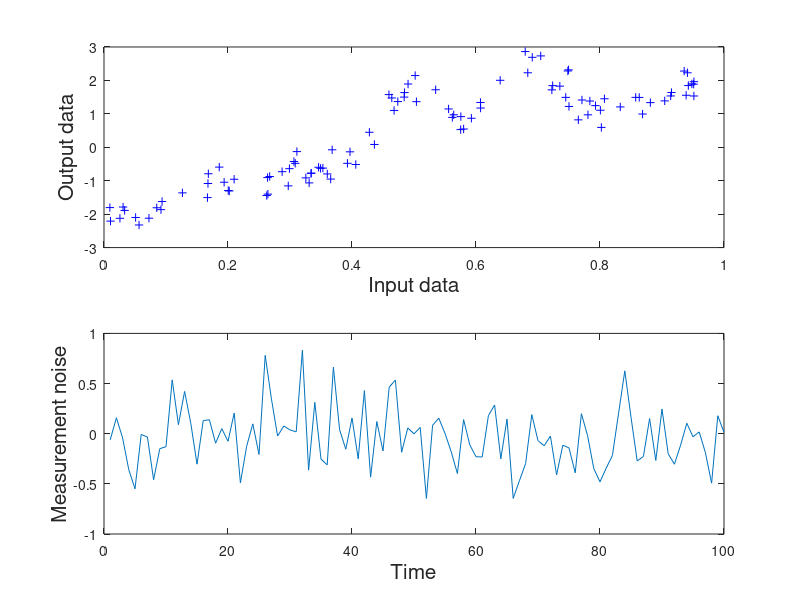

Write MATLAB code to recreate this figure. (Note: this script raises an error after producing the figure.)
% PURPOSE : To approximate a noisy nolinear function with RBFs, where the number
%           of parameters and parameter values are estimated via reversible jump
%           Markov Chain Monte Carlo (MCMC) simulated annealing.
             
% AUTHOR  : Nando de Freitas - Thanks for the acknowledgement :-)
% DATE    : 21-05-99

clear;
echo off;

% INITIALISATION AND PARAMETERS:
% =============================
N = 100                       % Number of time steps.
t = 1:1:N;                    % Time.
chainLength = 500;            % Length of the Markov chain simulation.
burnIn = 100;                 % Burn In period. To allow for convergence.
bFunction = 'rjGaussian'      % Type of basis function.
par.doPlot = 0;               % 1 plot. 0 don't plot.
par.a = 2;                    % Hyperparameter for delta.  
par.b = 10;                   % Hyperparameter for delta.
par.e1 = 0.0001;              % Hyperparameter for nabla.    
par.e2 = 0.0001;              % Hyperparameter for nabla.   
par.v = 0;                    % Hyperparameter for sigma    
par.gamma = 0;                % Hyperparameter for sigma. 
par.kMax = 50;                % Maximum number of basis.
par.arbC = 0.2;               % Constant to choose moves.
par.merge = .1;               % Split-Merge parameter.
par.Lambda = .5;              % Hybrid Metropolis decision parameter.
par.sRW = .001;               % Variance of noise in the random walk.
par.Ta = 1;                   % Cooling parameter (~Initial temperature).
par.Tf = 1e-1;                % Cooling parameter (Final temperature). 
par.criterion = 2;            % 1-AIC  2-MDL
par.walkPer = 0.1             % Percentange of random walk interval. 

% GENERATE THE DATA:
% =================
noiseVar = 0.1;                       % Noise variance.
x = 4*rand(N,1)-2;                    % Input train data - uniform in [-2,2].
u = randn(N,1);
noise = sqrt(noiseVar)*u;             % Measurement noise
varianceN=var(noise);
y = x + 2*exp(-16*(x.^(2))) + 2*exp(-16*((x-.7).^(2)))   + noise;  % Output data.
x=(x+2)/4;                            % Rescaling to [0,1].
ynn = y-noise;
xv = 4*rand(N,1)-2;                    % Input test data - uniform in [-2,2].
uv = randn(N,1);
noisev = sqrt(noiseVar)*uv;   
yv = xv + 2*exp(-16*(xv.^(2))) + 2*exp(-16*((xv-.7).^(2)))   + noisev;  % Output test data.
xv=(xv+2)/4;               
yvnn = yv-noisev;
thevar=var(noise)
thevarv=var(noisev)

figure(1)
subplot(211)
plot(x,y,'b+');
ylabel('Output data','fontsize',15);
xlabel('Input data','fontsize',15);
%axis([0 1 -3 3]);
subplot(212)
plot(noise)
ylabel('Measurement noise','fontsize',15);
xlabel('Time','fontsize',15);

fprintf('\n')
fprintf('Press a key to continue')
fprintf('\n')
pause;

% PERFORM REVERSE JUMP MCMC WITH RADIAL BASIS:
% ===========================================
[k,mu,alpha,yp,ypv,post] = rjsann(x,y,chainLength,N,bFunction,par,xv,yv);

% COMPUTE CENTROID, MAP AND VARIANCE ESTIMATES:
% ============================================
[l,m]=size(mu{1});
[Nv,d]=size(xv);
l=chainLength-burnIn;

% FIND POSTERIOR MAXIMUM:
% ======================
[maxPos,j]=find(post(2:chainLength)==max(post(2:chainLength)))

% CONVERT YP AND YPV TO 2D VECTORS:
% ================================
ypred = zeros(N,l+1);
ypredv = zeros(Nv,l+1);
for i=1:N;
  ypred(i,:) = yp(i,1,burnIn:chainLength);
end;
for i=1:Nv;
  ypredv(i,:) = ypv(i,1,burnIn:chainLength);
end;

% COMPUTE THE TRAIN AND TEST SET ERRORS: (Percentage of unexplained variance)
% =====================================
Error=zeros(chainLength,1);
for i=1:chainLength,
%  Error(i) = inv(N) * trace((y-yp(:,:,i))'*(y-yp(:,:,i)));
  Error(i) = (y-yp(:,:,i))'*(y-yp(:,:,i))*inv((y-mean(y)*ones(size(y)))'*(y-mean(y)*ones(size(y))));
end;
Errorv=zeros(chainLength,1);
for i=1:chainLength,
%  Errorv(i) = inv(N) * trace((yv-ypv(:,:,i))'*(yv-ypv(:,:,i)));
  Errorv(i) = (yv-ypv(:,:,i))'*(yv-ypv(:,:,i))*inv((yv-mean(yv)*ones(size(yv)))'*(yv-mean(yv)*ones(size(yv))));
end;

% COMPUTE ERROR AT THE MAX OF THE POSTERIOR:
% =========================================
errorMin=Error(maxPos)
errorMinv=Errorv(maxPos)
mostProbableModel=k(maxPos)

% PLOT RESULTS:
% ============
figure(1)
clf;
[xv,i]=sort(xv);
yvnn=yvnn(i);
ypredv=ypredv(i);
yv=yv(i);
[x,i]=sort(x);
ynn=ynn(i);
ypred=ypred(i);
y=y(i);
clf;
subplot(211)
plot(x,ynn,'m--',x,y,'b+',x,ypred,'r')
ylabel('Train output','fontsize',15)
xlabel('Train input','fontsize',15)
legend('True function','Test data','Test data prediction');
subplot(212)
plot(xv,yvnn,'m--',xv,yv,'b+',xv,ypredv,'r')
ylabel('Test output','fontsize',15)
xlabel('Test input','fontsize',15)

figure(2)
clf
N=chainLength;
subplot(411)
plot(Error(1:N))
ylabel('Train error','fontsize',15)
%axis([0 chainLength 0 0.01]);
subplot(412)
plot(Errorv(1:N))
ylabel('Test error','fontsize',15)
%axis([0 chainLength 0 0.01]);
subplot(413)
plot(k(1:N))
ylabel('k','fontsize',15)
subplot(414)
plot(post(2:N))
ylabel('log(p(k,\mu_{1:k}|y))','fontsize',15)
xlabel('Iterations','fontsize',15)
zoom;











